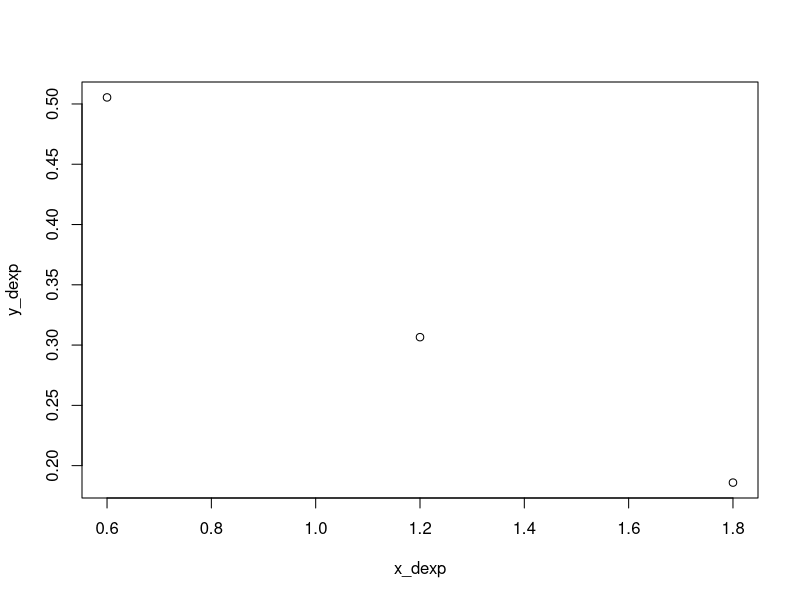
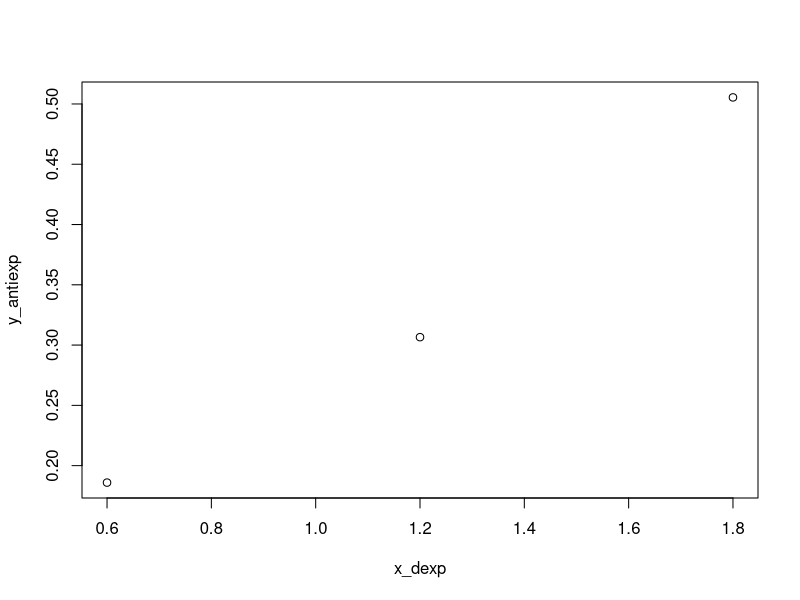
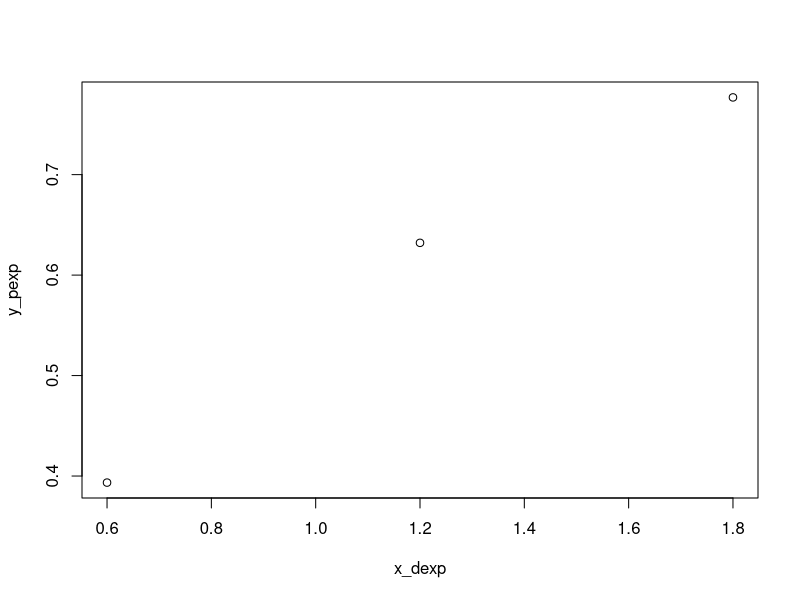

Write R code to recreate these figures, in order.


# From https://stats.stackexchange.com/questions/3930/are-there-default-functions-for-discrete-uniform-distributions-in-r
ddu<-function(x,k) ifelse(x>=1 & x<=k & round(x)==x,1/k,0)

pdu<-function(x,k) ifelse(x<1,0,ifelse(x<=k,floor(x)/k,1))

# Valores de x
x_dexp <- c(0.6, 1.2, 1.8)

# Taxa
meanx <- 1.2
xrate <- 1/meanx

# Criar distribuicoes
y_dexp <- dexp(x_dexp, xrate)
y_antiexp <- rev(y_dexp) #antiexponencial: valores da exponencial em ordem reversa

plot(x_dexp, y_dexp)
plot(x_dexp, y_antiexp)

# Compute cumulative probability density
y_pexp <- pexp(x_dexp, xrate)

plot(x_dexp, y_pexp)

# Compute hazard function
exphazard <- function(timepoint) {
  dexp(timepoint, xrate)/(1 - pexp(timepoint, xrate))
}

exphazard(x_dexp)

xuni <- c(1,2,3)
unihazard <- function(timepoint) {
  ddu(timepoint, 3)/(1 - pdu(timepoint, 3))
}


